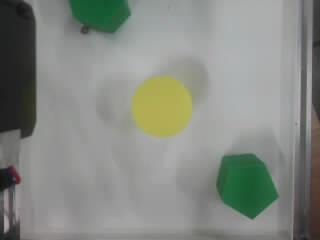
#> input picture 08_视觉/shots/vision_now.jpg, 320 x 240 px
$ python pc_detect.py ../shots/vision_now.jpg
#> lines starting #> are read from the running program, lines starting #| are printed output that depends on the picture; after the words box and inside, x2 and y2 are one past the last pixel; in counts of white or black regions, pixels touching at a corner belong together
"""PC 侧视觉识别：从一张照片里找出货物（颜色 + 形状），输出列表。

这是「校赛方案」的第一步：K210 只当相机（拍照回传 PC ✓），
识别在这里做（PC 上算力足、好调试 ✓）。识别结果后面会：
  · 用标定把「像素坐标 → 龙门毫米」✓
  · 按规则分配盒子（同形同色归同盒 ✓ 单盒≤4件 ✓）
  · 拼成 `@PLAN/@PI/@PLAN END` 下发给 STM32 ✓

用法：
  D:\\python\\python.exe 08_视觉\\vision\\pc_detect.py 08_视觉\\shots\\vision_now.jpg
  ... --annotate 输出图.png        # 画框图，方便肉眼核对 ✓
  ... --min-area 300               # 最小色块面积（像素）
"""
import argparse
import sys
from pathlib import Path

import cv2
import numpy as np

try:
    sys.stdout.reconfigure(encoding="utf-8", errors="replace")
except Exception:
    pass

# 颜色阈值（**HSV**：H 0~179、S/V 0~255 ✓）。
# ⭐ 2026-10-04 用户确认：**物料总共只有 黄、绿、蓝 三种** ✓
#    ⇒ 色表就只留这三种，**黑色/白色/其它全部忽略** ✓
#      （原来把 black/white 也放进来，结果左侧机构和阴影被当成"货物"误检 ✗）
#    这样误检自动消失 ✓，而且"不认识的颜色"不会再混进计划 ✓。
# ⚠️ 阈值是经验值：真实光照下标定时再微调（尤其蓝色偏青/偏紫要试 ✓）。
COLORS = {
    "yellow": [(20, 90, 90), (35, 255, 255)],
    "green":  [(40, 60, 50), (90, 255, 255)],
    # ⚠️ 2026-10-04 实测修正：蓝三角锥在托盘上被光照洗淡 ⇒ **H=111, S=68** ✗
    #    原来要求 S≥80 ⇒ **明明在画面里却识别不到** ✓（正是"东西在却找不到"的典型 ✗）
    #    ⇒ S 门槛降到 **45**（实测 68，留余量 ✓；白/灰背景 S 通常在 0~30 ✓ 不会误检 ✓）
    "blue":   [(95, 45, 90), (125, 255, 255)],
}


def imread_unicode(path):
    """读图（**支持中文路径** ✓）。

    ⚠️ 坑：Windows 上 `cv2.imread('中文路径.jpg')` 会直接失败 ✗
    （OpenCV 内部用窄字符 API，非 ASCII 路径打不开 ✓）—— 本项目路径里就有中文 ✓，
    所以一律用 `np.fromfile` + `imdecode` 绕过去 ✓。写图同理用 `imencode` + `tofile` ✓。
    """
#> called with path = '../shots/vision_now.jpg'
    try:
        data = np.fromfile(str(path), dtype=np.uint8)
        return cv2.imdecode(data, cv2.IMREAD_COLOR)
#> returned value is the input picture: shape (240, 320, 3); mean B, G, R 131.1, 137.6, 133.9
#| 图片 vision_now.jpg  尺寸 320x240
    except Exception:
        return None


def imwrite_unicode(path, img):
    try:
        ok, buf = cv2.imencode(Path(path).suffix or ".png", img)
        if ok:
            buf.tofile(str(path))
        return ok
    except Exception:
        return False


def radial_profile(cnt, n=360, simplify=0.02):
    """把轮廓采样成**均匀角度上的半径** r(θ)（返回长度 n 的数组，失败返回 None ✓）。

    三个必须踩对的点（都实测栽过 ✗）：
      ① 用**凸包**：掩膜的小缺口/毛刺被填平 ✓（比原始轮廓稳得多 ✓）；
      ② 半径必须按 **"射线与边求交"解析算** ✗ 不能对顶点半径插值 ——
         凸包的边是**直线**，边中点半径会掉到 R·cos(30°)=0.866R（六边形）✗，
         插值等于把直边抹平成圆弧 ⇒ **六棱柱被算成"圆"** ✗✗（第一版就是这样 ✗）；
      ③ 凸包上常残留几十个**近共线**的噪声点（抗锯齿 + 形态学造成 ✗）⇒
         先用 `approxPolyDP` 按**周长比例**简化，把真正的"角"留下 ✓
         （不简化的话 r(θ) 太光滑，谐波幅度被抹掉 ⇒ 同样判成圆 ✗）。
    """
    hull = cv2.convexHull(cnt)
    if hull is None or len(hull) < 3:
        return None
    peri = cv2.arcLength(hull, True)
    if simplify > 0 and peri > 0:
        app = cv2.approxPolyDP(hull, simplify * peri, True)
        if len(app) >= 3:
            hull = app
    m = cv2.moments(hull)
    if m["m00"] <= 0:
        return None
    cx, cy = m["m10"] / m["m00"], m["m01"] / m["m00"]
    P = hull.reshape(-1, 2).astype(np.float64) - np.array([cx, cy])
    ang = np.arctan2(P[:, 1], P[:, 0])
    rad = np.hypot(P[:, 0], P[:, 1])
    order = np.argsort(ang)
    ang, rad = ang[order], rad[order]
    K = len(ang)

    prof = np.full(n, np.nan)
    grid = np.linspace(ang[0], ang[0] + 2.0 * np.pi, n, endpoint=False)
    for i in range(K):
        a1, r1 = ang[i], rad[i]
        j = (i + 1) % K
        a2 = ang[j] + (2.0 * np.pi if j <= i else 0.0)
        r2 = rad[j]
        span = a2 - a1
        if span <= 1e-12:
            continue
        sel = np.mod(grid - a1, 2.0 * np.pi) < span
        if not np.any(sel):
            continue
        ph = np.mod(grid[sel] - a1, 2.0 * np.pi)
        # r(φ) = r1·r2·sin(Δ) / [ r2·sin(φ) + r1·sin(Δ−φ) ] ✓
        den = r2 * np.sin(ph) + r1 * np.sin(span - ph)
        den = np.where(np.abs(den) < 1e-9, 1e-9, den)
        prof[sel] = r1 * r2 * np.sin(span) / den

    if not np.isfinite(prof).any():
        return None
    if not np.isfinite(prof).all():                 # 极少数没盖到的角度 → 用均值补上 ✓
        prof[~np.isfinite(prof)] = np.nanmean(prof)
    if prof.mean() <= 1e-6:
        return None
    return prof


def symmetry_order(prof, k_max=8):
    """对 r(θ) 做 FFT，返回 (最小显著谐波阶数 k, 该阶幅度, 全部幅度表) ✓。

    为什么看"阶数"而不是数顶点：**正 n 边形 = n 重旋转对称** ✓ ——
    正三角形只有 3、6、9… 阶谐波；正六边形只有 6、12… 阶（**没有 3 阶**，
    因为它绕中心转 180° 不变 ✓）；圆/椭圆则连 3 阶以上都没有 ✓。
    ⇒ "k≥3 里**最小**的显著谐波"就是对称重数，**这是数顶点给不出的稳定信息** ✓✓。
    """
    n = len(prof)
    spec = np.abs(np.fft.rfft(prof / prof.mean() - 1.0)) * (2.0 / n)
    harm = {k: float(spec[k]) for k in range(3, k_max + 1) if k < len(spec)}
    if not harm:
        return None, 0.0, {}
    kmax = max(harm, key=harm.get)
    return kmax, harm[kmax], harm


def ngon_residual(prof, n, steps=48):
    """把 r(θ) 和**正 n 边形**模型对齐后取最小 RMS 残差 ✓（形状判据的核心 ✓）。

    模型：中心到边的距离 r(θ) = cos(π/n) / cos( ((θ−θ0) mod 2π/n) − π/n )，
    再整体归一化到均值 1（**缩放对形状没意义** ✓），θ0 在 [0, 2π/n) 上扫一遍取最优 ✓。
    """
    m = prof / prof.mean()
    th = np.linspace(0.0, 2.0 * np.pi, len(m), endpoint=False)
    best = None
    for t0 in np.linspace(0.0, 2.0 * np.pi / n, steps, endpoint=False):
        u = np.mod(th - t0, 2.0 * np.pi / n) - np.pi / n
        mod = np.cos(np.pi / n) / np.cos(u)
        mod = mod / mod.mean()
        r = float(np.sqrt(np.mean((m - mod) ** 2)))
        if best is None or r < best:
            best = r
    return best if best is not None else 1.0


def ellipse_residual(prof):
    """**椭圆模型**的 RMS 残差 ✓ —— 去掉直流 + 1、2 阶谐波（= 一个椭圆能解释的全部）✗。

    为什么必须有它：相机有俯角 ⇒ **圆柱的顶面在画面里是椭圆，不是圆** ✗；
    而"圆柱"和"六棱柱"的差别不在圆度（六棱柱也很圆 ✗），
    而在"**除了椭圆之外还剩多少结构**"✓ —— 这正是这个残差衡量的东西 ✓。
    """
    n = len(prof)
    th = np.linspace(0.0, 2.0 * np.pi, n, endpoint=False)
    A = np.column_stack([np.ones(n), np.cos(th), np.sin(th),
                         np.cos(2 * th), np.sin(2 * th)])
    y = prof / prof.mean()
    coef, *_ = np.linalg.lstsq(A, y, rcond=None)
    return float(np.sqrt(np.mean((y - A @ coef) ** 2)))


def shape_of(cnt, area):
    """根据轮廓判断形状名（俯视视角 ✓）。

    ⚠️⚠️ 2026-10-08 **重写**：旧判据是"`approxPolyDP` 数顶点 + 圆度"，**实机上极不稳定** ✗✗ ——
       同一天连拍两张，同一件绿色六棱柱会在 `hexagon(六棱柱)` 和 `poly7x(接近圆/多边)`
       之间来回跳 ✗（顶点数对光照/抗锯齿/掩膜边缘的一两个像素太敏感 ✗）。
       后果：`vision_pick.py --shape hex` **时好时坏，空跑直接选不到货** ✗（实测踩到 ✓）。

    新判据 = **角向对称阶数**（见 `radial_profile` / `symmetry_order` 的注释 ✓）：
      · 最小显著谐波 k = **3/4/5/6** ⇒ 三角形 / 正方形 / 五边形 / **六棱柱** ✓
      · k≥3 的谐波**全都很小** ⇒ 圆 / 椭圆（圆柱俯视 + 相机俯角 ✓）
    """
    prof = radial_profile(cnt)
    if prof is None:
        return "?"
    kmax, amp, harm = symmetry_order(prof)
    if kmax is None:
        return "?"

    x, y, w, h = cv2.boundingRect(cnt)
    aspect = w / float(h) if h else 0.0

    # ① **主阶明确** ⇒ 就是多边形，阶数 = 对称重数 ✓
    #    判据 = 最高阶既够大（≥0.030）又明显压过第二阶（≥1.45 倍）✓
    #    为什么不能只看绝对值 ✗：实测**不规则的圆斑**（黄圆柱的掩膜把顶面+侧面连成花生形 ✗）
    #    各阶谐波都在 0.013~0.036 之间、"最高阶"纯属噪声 ✗ ——
    #    而真六棱柱是 0.039（第二阶 0.025）⇒ 两者绝对值几乎撞上 ✗，
    #    只有"**有没有明显压过第二名**"能把它们分开 ✓。
    vals = sorted(harm.values(), reverse=True)
    second = vals[1] if len(vals) > 1 else 0.0
    dominant = (amp >= 0.030) and (second <= 1e-9 or amp >= 1.45 * second)

    # ② 没有主阶：能被**椭圆**解释 ⇒ 圆 / 圆柱（相机有俯角，圆柱顶面在画面里是椭圆 ✓）
    if not dominant:
        if ellipse_residual(prof) < 0.08:
            return "circle(圆/圆柱)"
        # ③ 既没主阶、又不像椭圆 ⇒ **不硬猜**，明确报"不规则"，让人去查掩膜/光照 ✓
        #    （比随便给个名字强 ✓ —— 分拣规则里"形状判错 = 整盒清零" ✗✗）
        return "?irregular(不规则-查掩膜/光照)"

    if kmax == 3:
        return "triangle(三棱柱/三棱锥)"
    if kmax == 4:
        if 0.85 <= aspect <= 1.18:
            return "square-ish(正方体/四棱锥)"
        return "rect(长方形)"
    if kmax == 5:
        return "pentagon(五边形)"
    if kmax == 6:
        return "hexagon(六棱柱)"
    return "poly%dx(接近圆/多边)" % kmax


def detect(img, min_area):
#> called with min_area = 250
    hsv = cv2.cvtColor(img, cv2.COLOR_BGR2HSV)
#> hsv: shape (240, 320, 3); mean H, S, V 44.8, 19.8, 138.4
    found = []
    for name, (lo, hi) in COLORS.items():
        mask = cv2.inRange(hsv, np.array(lo, np.uint8), np.array(hi, np.uint8))
        mask = cv2.morphologyEx(mask, cv2.MORPH_OPEN, np.ones((3, 3), np.uint8))
        mask = cv2.morphologyEx(mask, cv2.MORPH_CLOSE, np.ones((5, 5), np.uint8))
        cnts, _ = cv2.findContours(mask, cv2.RETR_EXTERNAL, cv2.CHAIN_APPROX_SIMPLE)
        for c in cnts:
            a = cv2.contourArea(c)
            if a < min_area:
                continue
            m = cv2.moments(c)
            cx = m["m10"] / m["m00"] if m["m00"] else 0
            cy = m["m01"] / m["m00"] if m["m00"] else 0
            base = name[:-1] if name.endswith("2") else name
            found.append({
                "color": base,
                "shape": shape_of(c, a),
                "px": (round(cx, 1), round(cy, 1)),
                "area": int(a),
                "bbox": cv2.boundingRect(c),
                "cnt": c,
            })
#> this loop made 3 passes
#> pass 1, in detect, `mask = cv2.inRange(hsv, np.array(lo, np.uint8), np.array(hi, np.uint8))`:
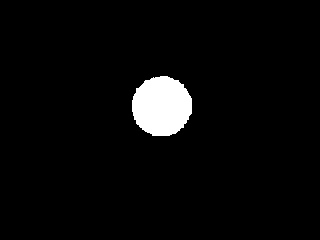
#> mask: shape (240, 320); 3.7% white; 1 white region, box (x1, y1, x2, y2) and area: (132, 76, 192, 136) 2839
#> pass 2, in detect, `mask = cv2.inRange(hsv, np.array(lo, np.uint8), np.array(hi, np.uint8))`:
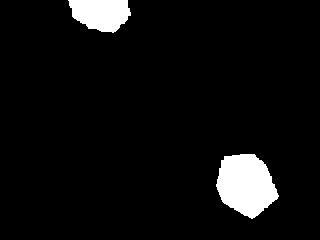
#> mask: shape (240, 320); 5.8% white; 2 white regions, box (x1, y1, x2, y2) and area: (216, 154, 279, 219) 2861, (68, 0, 131, 33) 1561
#> after the loop: mask: shape (240, 320); every value is 0
#> after the loop, found = 3 items
    # 按面积从大到小
    found.sort(key=lambda d: -d["area"])
    return found


def main():
    ap = argparse.ArgumentParser()
    ap.add_argument("image")
    ap.add_argument("--annotate", default=None)
    ap.add_argument("--min-area", type=float, default=250)
    a = ap.parse_args()

    img = imread_unicode(a.image)
    if img is None:
        print("读不到图片：%s" % a.image)
        return 1
    print("图片 %s  尺寸 %dx%d" % (Path(a.image).name, img.shape[1], img.shape[0]))

    items = detect(img, a.min_area)
#> items = 3 items
    print("\n找到 %d 个色块：" % len(items))
#| 找到 3 个色块：
    print("  #  颜色    形状                                         中心(px)      面积  外框")
    for i, it in enumerate(items, 1):
        print("  %-2d %-6s %-42s (%6.1f,%6.1f) %6d  %s"
              % (i, it["color"], it["shape"], it["px"][0], it["px"][1], it["area"], it["bbox"]))

    if a.annotate:
        out = img.copy()
        for i, it in enumerate(items, 1):
            x, y, w, h = it["bbox"]
            cv2.rectangle(out, (x, y), (x + w, y + h), (0, 0, 255), 2)
            cv2.putText(out, "%d %s" % (i, it["color"]), (x, max(12, y - 4)),
                        cv2.FONT_HERSHEY_SIMPLEX, 0.45, (0, 0, 255), 1)
            cv2.circle(out, (int(it["px"][0]), int(it["px"][1])), 3, (255, 0, 0), -1)
        imwrite_unicode(a.annotate, out)
        print("\n标注图已存：%s" % a.annotate)
    return 0


if __name__ == "__main__":
    sys.exit(main())
#> (the program exits here)
